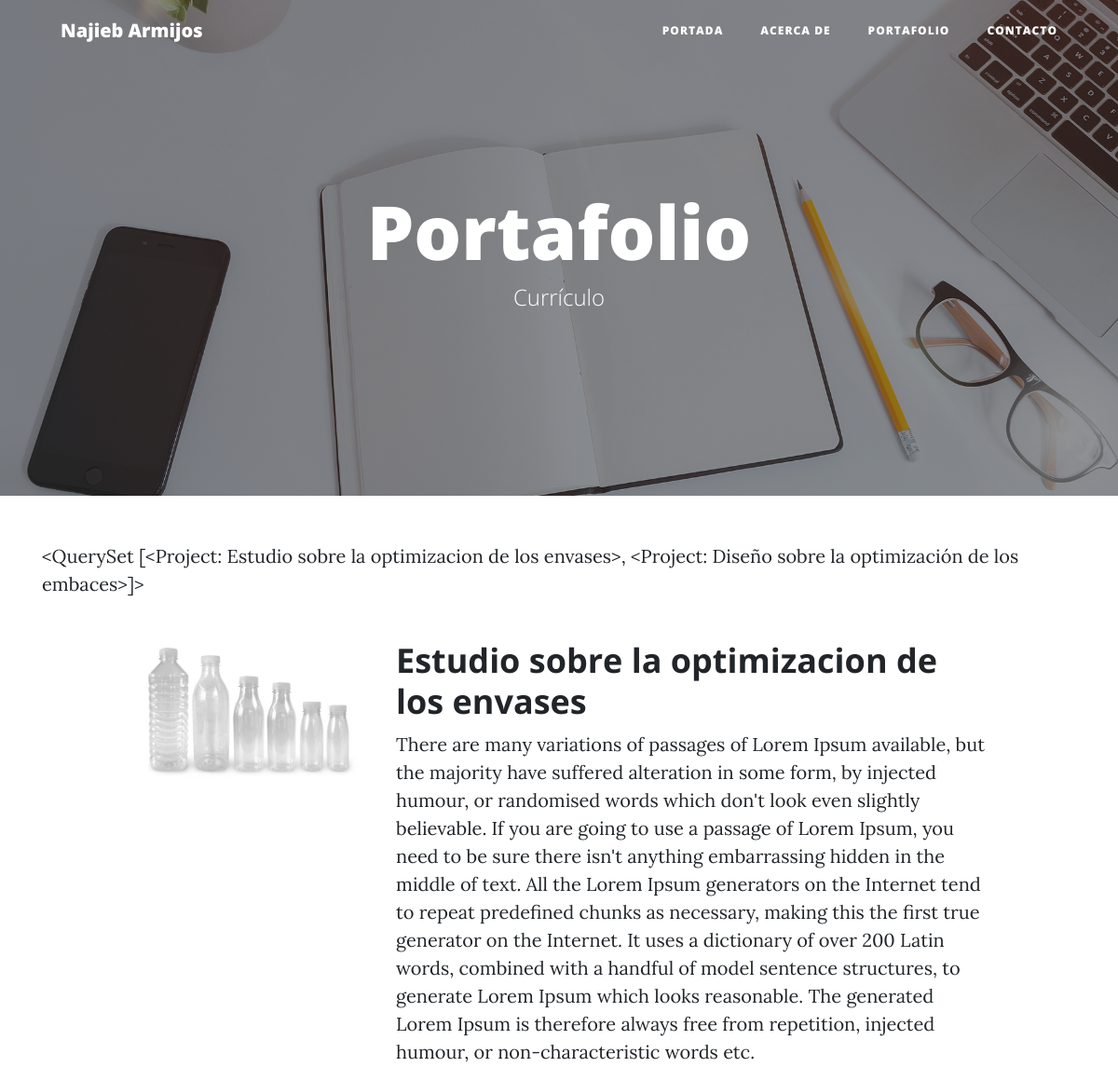
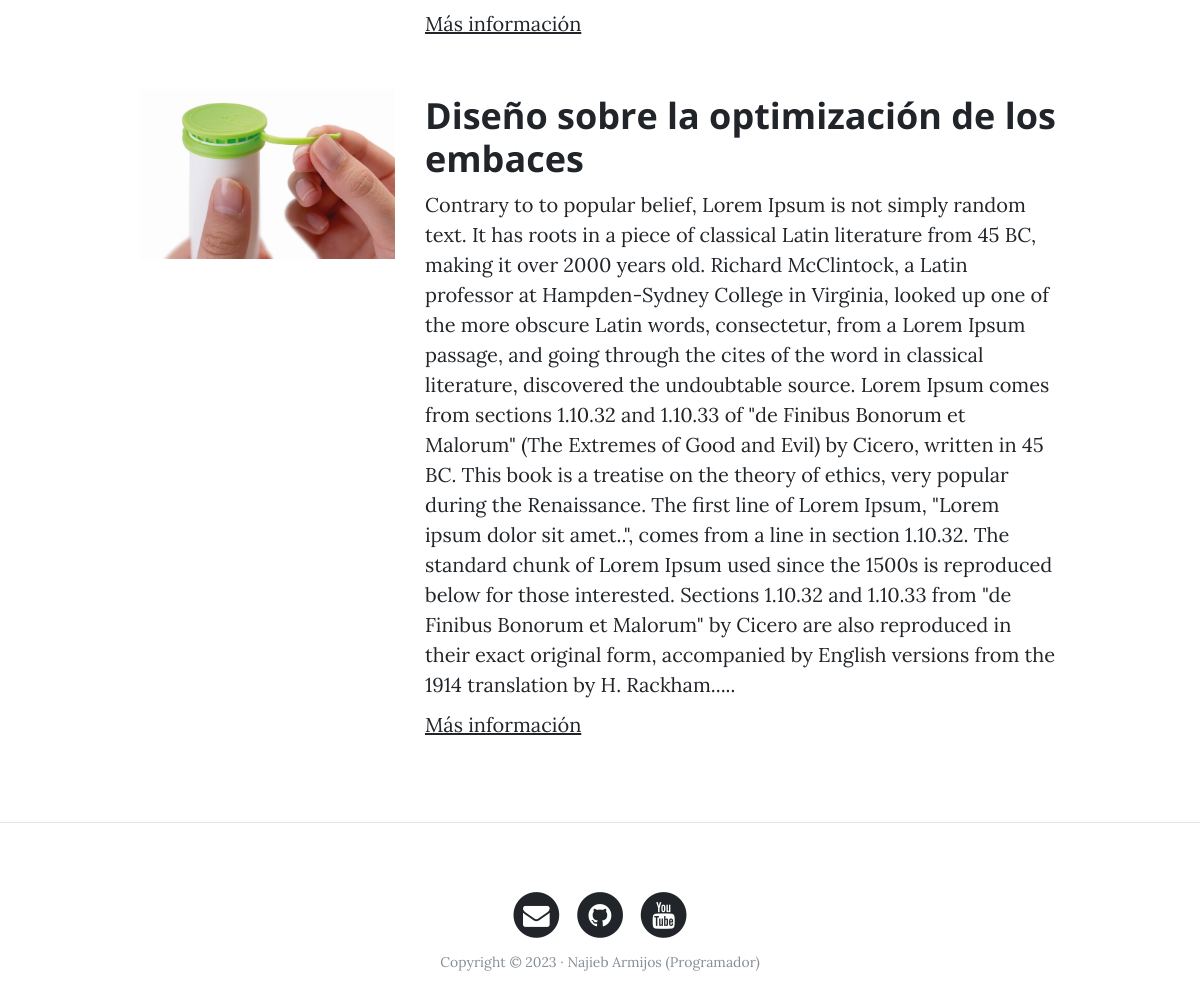
The page /portfolio/ on the database its author committed (2 pictures, top to bottom).
### portfolio/models.py (models this page shows)
class Project(models.Model):
    title=models.CharField(max_length=100, verbose_name='Titulo')
    description=models.TextField(verbose_name='Descripcion')
    image=models.ImageField(verbose_name='Imagen', upload_to='projects')
    created=models.DateTimeField(auto_now_add=True, verbose_name='Fecha de creación')
    updated=models.DateTimeField(auto_now=True, verbose_name='Fecha de modificacion')
    link=models.URLField(null=True, blank=True)
    class Meta:
         verbose_name='Proyecto'
         verbose_name_plural='Proyectos'
         ordering=['-created']
    def __str__(self):
         return self.title

### portfolio/views.py (the view)
# urls.py: path("portfolio/",views.portfolio, name="portfolio"),
def portfolio(request):
    projects=Project.objects.all()
    return render(request, "portfolio/porfolio.html", {'listProjects':projects})

### portfolio/templates/portfolio/porfolio.html (shortened to what this page needs)
{% extends 'core/base.html' %}
{% block background %}{% load static %}{% static 'core/img/portfolio-bg.jpg' %}{% endblock  %}
{% block header %}
<h1>Portafolio</h1>
<span class="subheading">Currículo</span>
{% endblock  %}
 {%block content %}
 {{listProjects}}
 {% for project in listProjects %}
 <div class="row project">
    <div class="col-lg-3 col-md-4 offset-lg-1">
        <img class="img-fluid" src="{{project.image.url}}" alt="">
    </div>
  <div class="col-lg-7 col-md-8">
        <h2 class="section-heading title">{{project.title}} </h2>
    <p>{{project.description}} </p>
    <p><a href="http://google.com">Más información</a></p>
    </div>
</div>
 {%endfor%}
 {%endblock%}

### core/templates/core/base.html (shortened to what this page needs)
<!DOCTYPE html>
<html lang="es">
  <head>
    {% load static %}
    <link href="{%static 'core/vendor/bootstrap/css/bootstrap.min.css'%}" rel="stylesheet">
    <link href="{%static 'core/vendor/font-awesome/css/font-awesome.min.css'%}" rel="stylesheet" type="text/css">
    <link href="{%static 'core/css/clean-blog.min.css'%}" rel="stylesheet">
  </head>
  <body>
    <nav class="navbar navbar-expand-lg navbar-light fixed-top" id="mainNav">
      <div class="container">
        <a class="navbar-brand" href="{%url 'home'%}">Najieb Armijos</a>
        <div class="collapse navbar-collapse" id="navbarResponsive">
          <ul class="navbar-nav ml-auto">
            <li class="nav-item">
              <a class="nav-link" href="{%url 'home'%}">Portada</a>
            </li>
            <li class="nav-item">
              <a class="nav-link" href="{%url 'about'%}">Acerca de</a>
            </li>
            <li class="nav-item">
              <a class="nav-link" href="{%url 'portfolio'%}">Portafolio</a>
            </li>
            <li class="nav-item">
              <a class="nav-link" href="{%url 'contact'%}">Contacto</a>
            </li>
          </ul>
        </div>
      </div>
    </nav>
    <header class="masthead" style="background-image: url('{%block background %}{%endblock %}')">
      <div class="overlay"></div>
      <div class="container">
        <div class="row">
          <div class="col-lg-8 col-md-10 mx-auto">
            <div class="site-heading">
              {% block header %} {% endblock %}
            </div>
          </div>
        </div>
      </div>
    </header>
    <div class="container">
    {% block content %}{% endblock %}
    </div>
    {% if request.path != '/'%}
    <hr>
    {% endif %}
    <footer>
      <div class="container">
        <div class="row">
          <div class="col-lg-8 col-md-10 mx-auto">
            <ul class="list-inline text-center">
              <li class="list-inline-item">
                <a href="#">
                  <span class="fa-stack fa-lg">
                    <i class="fa fa-circle fa-stack-2x"></i>
                    <i class="fa fa-envelope fa-stack-1x fa-inverse"></i>
                  </span>
                </a>
              </li>
              <li class="list-inline-item">
                <a href="#">
                  <span class="fa-stack fa-lg">
                    <i class="fa fa-circle fa-stack-2x"></i>
                    <i class="fa fa-github fa-stack-1x fa-inverse"></i>
                  </span>
                </a>
              </li>
              <li class="list-inline-item">
                <a href="#">
                  <span class="fa-stack fa-lg">
                    <i class="fa fa-circle fa-stack-2x"></i>
                    <i class="fa fa-youtube fa-stack-1x fa-inverse"></i>
                  </span>
                </a>
              </li>
            </ul>
            <p class="copyright text-muted">Copyright &copy; 2023 · Najieb Armijos (Programador) </p>
          </div>
        </div>
      </div>
    </footer>
  </body>
</html>

### rows shown on the page
Project: title.title "<QuerySet [<Project: Estudio sobre la optimizacion de los envases>, <Project: Diseño sobre la optimización de los embaces>]>", image (picture), title "Estudio sobre la optimizacion de los envases", description "There are many variations of passages of Lorem Ipsum available, but the majority have suffered alteration in some form, by injected humour, or randomised words which don't look even slightly believable. If you are going to use a passage of Lorem Ipsum, you need to be sure there isn't anything embarrassing hidden in the middle of text. All the Lorem Ipsum generators on the Internet tend to repeat predefined chunks as necessary, making this the first true generator on the Internet. It uses a dictionary of over 200 Latin words, combined with a handful of model sentence structures, to generate Lorem Ipsum which looks reasonable. The generated Lorem Ipsum is therefore always free from…"
Project: image (picture), title "Diseño sobre la optimización de los embaces", description "Contrary to to popular belief, Lorem Ipsum is not simply random text. It has roots in a piece of classical Latin literature from 45 BC, making it over 2000 years old. Richard McClintock, a Latin professor at Hampden-Sydney College in Virginia, looked up one of the more obscure Latin words, consectetur, from a Lorem Ipsum passage, and going through the cites of the word in classical literature, discovered the undoubtable source. Lorem Ipsum comes from sections 1.10.32 and 1.10.33 of \"de Finibus Bonorum et Malorum\" (The Extremes of Good and Evil) by Cicero, written in 45 BC. This book is a treatise on the theory of ethics, very popular during the Renaissance. The first line of Lorem Ipsum,…"
